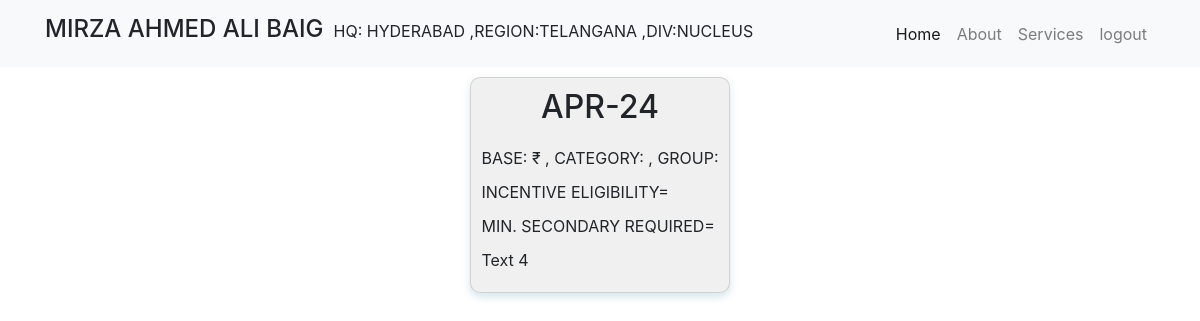
The app's page / (signed in) with its own data.
### login/models.py (models this page shows)
class UserProfile(models.Model):
    user = models.OneToOneField(User, on_delete=models.CASCADE)
    FSCODE = models.CharField(max_length=20,null=True, blank=True)
    Division = models.CharField(max_length=10, blank=True)
    Region = models.CharField(max_length=10, blank=True)
    Head_Quarter= models.CharField(max_length=10, blank=True)
    Design= models.CharField(max_length=10, blank=True)
    EMP_Code= models.CharField(max_length=10, blank=True)
    Reporting_Manager_Name= models.CharField(max_length=100, blank=True)
    Reporting_Manager_Code= models.CharField(max_length=10, blank=True)

### login/views.py (the view, shortened to what this page needs)
# urls.py: 2. Add a URL to urlpatterns:  path('', views.home, name='home')
def home(request):
    if request.method == 'POST':
        username=request.POST['username']
        password=request.POST['password']
        user = authenticate(request, username=username,password=password)
        if user is not None:
            login(request,user)
            messages.success(request,'you have been logged in')
            return redirect('home')
        else:
            return render(request, 'login/index.html', {'error': 'Sorry. The Username and Passwords do not match.'})
    else:
        if request.user.is_authenticated and request.user.userprofile.Design =='BM':
            context={'name':request.user.first_name,
        'profile': request.user.userprofile
        }
            return render(request,"data/manager_data.html",context)
        else:
            return render(request, 'login/index.html',{})

### templates/data/manager_data.html (shortened to what this page needs)
<!DOCTYPE html>
<html lang="en">
<head>
    <link rel="stylesheet" href="https://maxcdn.bootstrapcdn.com/bootstrap/4.5.2/css/bootstrap.min.css">
</head>
<body>
<nav class="navbar navbar-expand-lg navbar-light bg-light">
    <div class="container">
        <h4>{{name}}</h4>
        <p> HQ: {{profile.Head_Quarter}} ,REGION:{{profile.Region}} ,DIV:{{profile.Division}}</P>
        <div class="collapse navbar-collapse" id="navbarSupportedContent">
            <ul class="navbar-nav ml-auto">
                <li class="nav-item active">
                    <a class="nav-link" href="#">Home <span class="sr-only">(current)</span></a>
                </li>
                <li class="nav-item">
                    <a class="nav-link" href="#">About</a>
                </li>
                <li class="nav-item">
                    <a class="nav-link" href="#">Services</a>
                </li>
                <li class="nav-item">
                    <a class="nav-link" href="{% url 'logout_request' %}">logout</a>
                </li>
            </ul>
        </div>
    </div>
</nav>
<div class="container">
    {%if data.Category == 'GT' %}
    <div class="card">
        <h2>APR-24</h2>
        <div class="text">
            BASE: ₹ {{data.Final_Base_PCPM}}, CATEGORY: {{ data.Category }}, GROUP: {{ data.Group }}
        </div>
        <div class="table-responsive">
            <table class="custom-table">
                <thead>
                    <tr>
                        <th>10%</th>
                        <th>20%</th>
                        <th>30%</th>
                        <th>40%</th>
                        <th>50%</th>
                    </tr>
                </thead>
                <tbody>
                    <tr>
                        <td>₹{{table.10}}</td>
                        <td>₹{{table.20}}</td>
                        <td>₹{{table.30}}</td>
                        <td>₹{{table.40}}</td>
                        <td>₹{{table.50}}</td>
                    </tr>
                </tbody>
            </table>
            <p>MIN. SECONDARY_REQUIRED</p>
            <table class="custom-table">
                <thead>
                    <tr>
                        <th>10%</th>
                        <th>20%</th>
                        <th>30%</th>
                        <th>40%</th>
                        <th>50%</th>
                    </tr>
                </thead>
                <tbody>
                    <tr>
                        <td>₹{{sales.Sales1}}</td>
                        <td>₹{{sales.Sales2}}</td>
                        <td>₹{{sales.Sales3}}</td>
                        <td>₹{{sales.Sales4}}</td>
                        <td>₹{{sales.Sales5}}</td>
                    </tr>
                </tbody>
            </table>
        </div>
    </div>
    {%else%}
    <div class="card">
        <h2>APR-24</h2>
        <div class="text">
            BASE: ₹ {{data.Final_Base_PCPM}}, CATEGORY: {{ data.Category }}, GROUP: {{ data.Group }}
        </div>
        <div class="text">INCENTIVE ELIGIBILITY= {{INCENTIVE_ELIGIBILITY}} {{QUALIFY}}</div>
        <div class="text">MIN. SECONDARY REQUIRED= {{SECONDARY_REQUIRED}}</div>
        <div class="text">Text 4</div>
    </div>
    {% endif %}
</body>
</html>

### templates/data/manager_data.html (style rules this page uses)
.container { display: flex; flex-wrap: wrap; justify-content: space-around; align-items: center; }
.card { width: auto; padding: 10px; margin: 10px; background-color: #f0f0f0; border-radius: 10px; box-shadow: 0 4px 8px rgba(1, 96, 133, 0.164); }
h2 { text-align: center; margin-bottom: 20px; }
.text { margin-bottom: 10px; }
h4 { text-transform: capitalize; margin-right: 10px; }
p { margin-top: 1%; text-align: center; }

### records on screen
UserProfile: Head_Quarter "HYDERABAD", Region "TELANGANA", Division "NUCLEUS"

### other values on screen
{{ name }} "MIRZA AHMED ALI BAIG"
